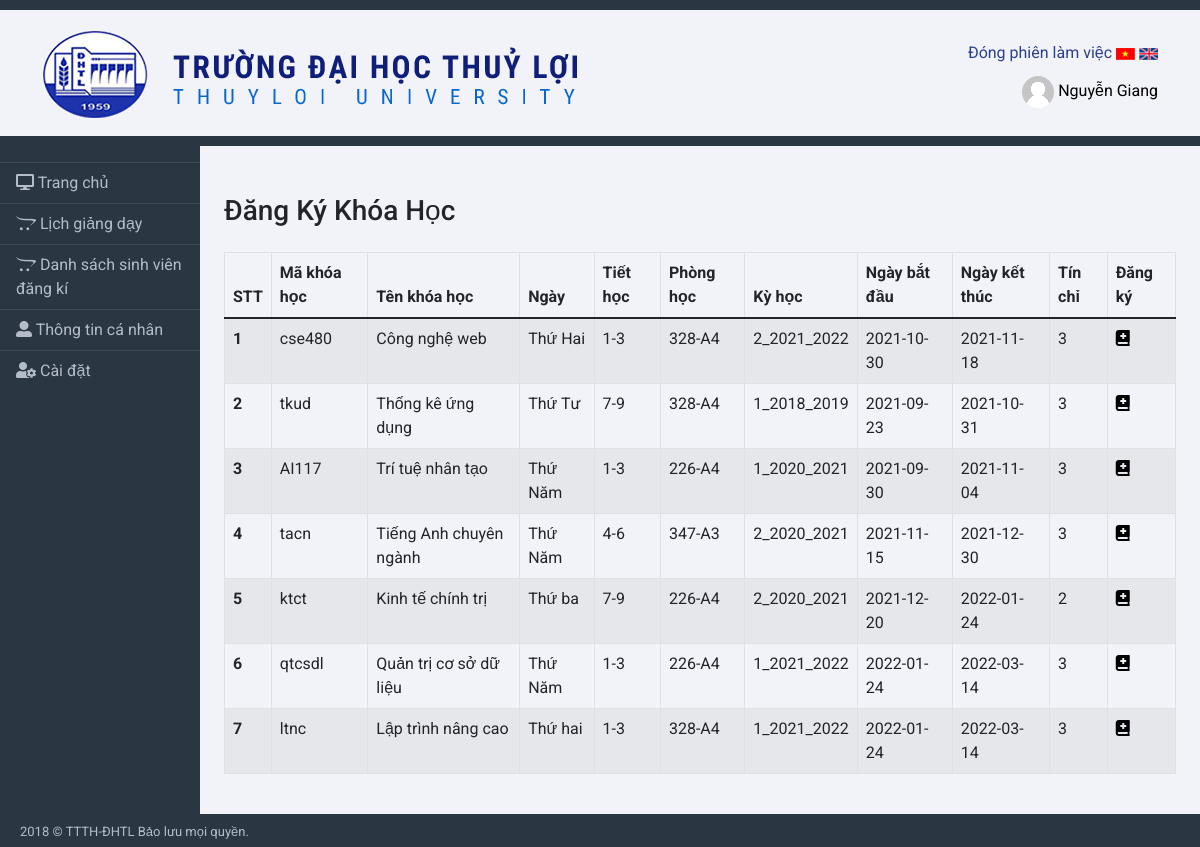
The app's page /register_course.php (signed in) with its own data.
### tables this page shows
CREATE TABLE `tb_course` (
  `id_course` int(11) NOT NULL,
  `code_course` varchar(50) NOT NULL,
  `name_course` varchar(50) NOT NULL,
  `days` varchar(20) NOT NULL,
  `lesson` varchar(10) NOT NULL,
  `id_room` int(11) NOT NULL,
  `id_semester` int(11) NOT NULL,
  `startdate` date NOT NULL,
  `enddate` date NOT NULL,
  `credit` int(11) NOT NULL,
  `status` int(11) NOT NULL DEFAULT 0
);

CREATE TABLE `tbl_room` (
  `id_room` int(11) NOT NULL,
  `name_room` varchar(50) NOT NULL
);

CREATE TABLE `tbl_semester` (
  `id_semester` int(11) NOT NULL,
  `name_semester` varchar(50) NOT NULL
);

### register_course.php (the view, shortened to what this page needs)
<?php
include('./bridge/menu.php')
?>
<div class="row">
    <div class="col-12">
        <br />
        <h3>Đăng Ký Khóa Học</h3>
        <div class="table-responsive table-responsive-md">
            <form method="POST">
                <table class="table table-striped table-hover table-bordered mt-3">
                    <thead>
                        <tr>
                            <th scope="col">STT</th>
                            <th scope="col">Mã khóa học</th>
                            <th scope="col">Tên khóa học</th>
                            <th scope="col">Ngày</th>
                            <th scope="col">Tiết học</th>
                            <th scope="col">Phòng học</th>
                            <th scope="col">Kỳ học</th>
                            <th scope="col">Ngày bắt đầu</th>
                            <th scope="col">Ngày kết thúc</th>
                            <th scope="col">Tín chỉ</th>
                            <th scope="col">
                                Đăng ký
                            </th>
                        </tr>
                    </thead>
                    <tbody>
                        <?php
                        $sql = "SELECT id_course,code_course,name_course,days,lesson,name_room,name_semester,startdate,enddate,credit,status
                        FROM tb_course,tbl_room,tbl_semester
                        where tb_course.id_room = tbl_room.id_room AND tb_course.id_semester = tbl_semester.id_semester and tb_course.status=1";
                        $result = mysqli_query($conn, $sql);
                        if (mysqli_num_rows($result) > 0) {
                            $i = 1;
                            while ($row = mysqli_fetch_assoc($result)) {
                        ?>
                                <tr>
                                    <th scope="row"><?php echo $i; ?> </th>
                                    <td><?php echo $row['code_course']; ?> </td>
                                    <td><?php echo $row['name_course']; ?> </td>
                                    <td><?php echo $row['days']; ?> </td>
                                    <td><?php echo $row['lesson']; ?> </td>
                                    <td><?php echo $row['name_room']; ?> </td>
                                    <td><?php echo $row['name_semester']; ?> </td>
                                    <td><?php echo $row['startdate']; ?> </td>
                                    <td><?php echo $row['enddate']; ?> </td>
                                    <td><?php echo $row['credit']; ?> </td>
                                    <td>
                                        <?php
                                        $idc = $row['id_course'];
                                        $idu = $_SESSION['id_user'];
                                        $sql2 = "select * from tbl_register where id_course = $idc and id_user = $idu";
                                        $res = mysqli_query($conn, $sql2);
                                        if (mysqli_num_rows($res) > 0) {
                                        ?>
                                            <a href="#"> <i class="fas fa-check-circle"></i></a>
                                        <?php
                                        } else {
                                        ?>
                                            <a href="process_register.php?id_course=<?php echo $row['id_course']; ?>&id_user=<?php echo $_SESSION['id_user']; ?>"> <i class="fas fa-book-medical"></i></a>
                                        <?php
                                        }
                                        ?>
                                    </td>
                                </tr>
                        <?php
                                $i++;
                            }
                        }
                        ?>
                    </tbody>
                </table>
            </form>
        </div>
    </div>
</div>
<?php
include('./bridge/footer.php');
?>

### css/main.css (style rules this page uses)
* { padding: 0; margin: 0; border: none; font-family: "Roboto", sans-serif; }
a { color: black; }
a { text-decoration: none; }

### records on screen
tb_course: code_course "cse480", name_course "Công nghệ web", days "Thứ Hai", lesson "1-3", id_room.name_room "328-A4", id_semester.name_semester "2_2021_2022", startdate "2021-10-30", enddate "2021-11-18", credit "3"
tb_course: code_course "tkud", name_course "Thống kê ứng dụng", days "Thứ Tư", lesson "7-9", id_room.name_room "328-A4", id_semester.name_semester "1_2018_2019", startdate "2021-09-23", enddate "2021-10-31", credit "3"
tb_course: code_course "AI117", name_course "Trí tuệ nhân tạo", days "Thứ Năm", lesson "1-3", id_room.name_room "226-A4", id_semester.name_semester "1_2020_2021", startdate "2021-09-30", enddate "2021-11-04", credit "3"
tb_course: code_course "tacn", name_course "Tiếng Anh chuyên ngành", days "Thứ Năm", lesson "4-6", id_room.name_room "347-A3", id_semester.name_semester "2_2020_2021", startdate "2021-11-15", enddate "2021-12-30", credit "3"
tb_course: code_course "ktct", name_course "Kinh tế chính trị", days "Thứ ba", lesson "7-9", id_room.name_room "226-A4", id_semester.name_semester "2_2020_2021", startdate "2021-12-20", enddate "2022-01-24", credit "2"
tb_course: code_course "qtcsdl", name_course "Quản trị cơ sở dữ liệu", days "Thứ Năm", lesson "1-3", id_room.name_room "226-A4", id_semester.name_semester "1_2021_2022", startdate "2022-01-24", enddate "2022-03-14", credit "3"
tb_course: code_course "ltnc", name_course "Lập trình nâng cao", days "Thứ hai", lesson "1-3", id_room.name_room "328-A4", id_semester.name_semester "1_2021_2022", startdate "2022-01-24", enddate "2022-03-14", credit "3"

### other values on screen
$_SESSION['user'] "Nguyễn Giang"
